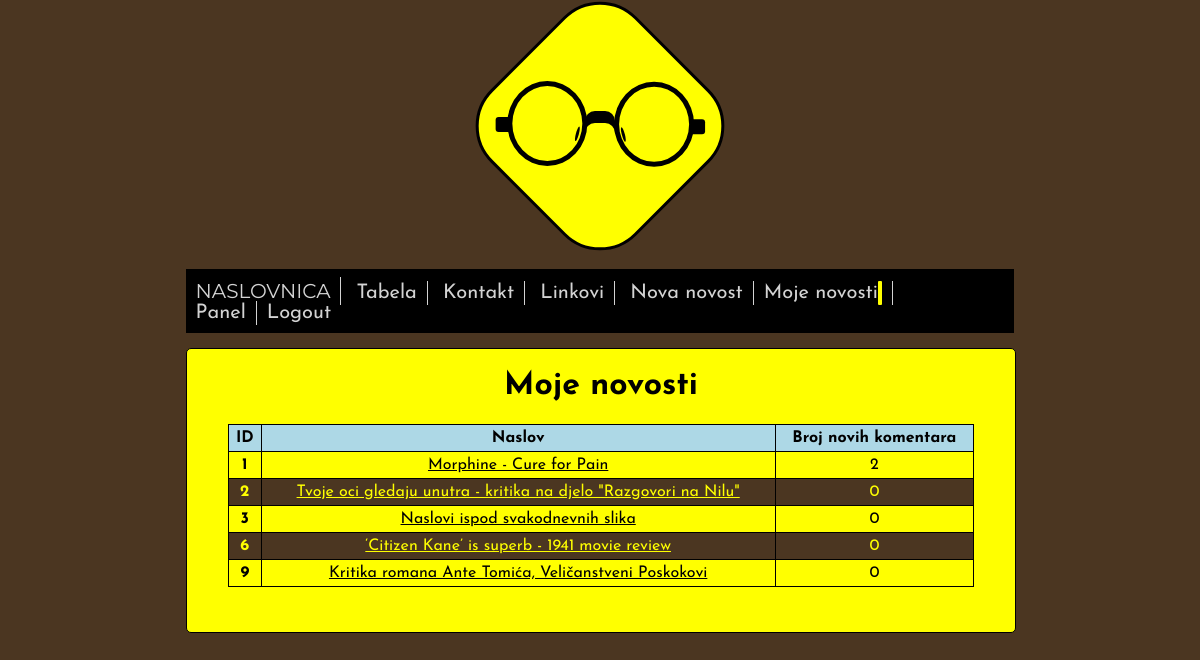
The page /mojenovosti.php (signed in) on the database its author committed.
### tables this page shows
CREATE TABLE IF NOT EXISTS `novost` (
  `id` int(11) NOT NULL AUTO_INCREMENT,
  `autorid` int(11) NOT NULL,
  `naslov` varchar(100) NOT NULL,
  `url` varchar(255) NOT NULL,
  `tekst` text NOT NULL,
  `komentari` tinyint(1) NOT NULL,
  `datum` datetime NOT NULL,
  PRIMARY KEY (`id`),
  KEY `fk_novost_korisnik_idx` (`autorid`)
);

### mojenovosti.php (the view, shortened to what this page needs)
<html>
  <head>
    <link rel="stylesheet" type="text/css" href="stil.css">
    <link rel="stylesheet" href="logo2.css" media="screen" title="no title">
  </head>
  <body>
    <div class="baza">
      <div class="most">
        <div class="most1">
        </div>
      </div>
      <div class="okvir desno">
      </div>
      <div class="okvir lijevo">
      </div>
      <div class="rub" id="lijevi-rub">
      </div>
      <div class="rub" id="desni-rub">
      </div>
      <div class="gumica" id="lijeva-gumica">
      </div>
      <div class="gumica" id="desna-gumica">
      </div>
    </div>
    <div class="stranica">
        <div class="navpozicija">
          <nav class="navigacija">
            <a href="index.php">NASLOVNICA</a>
            <a href="tabela.php">Tabela</a>
            <a href="kontakt.php">Kontakt</a>
            <a href="linkovi.php">Linkovi</a>
            <?php
              if(isset($_SESSION['user'])){
                print '<a href="dodavanje.php">Nova novost</a>';
                print '<a href="mojenovosti.php">Moje novosti <span id="broj-novosti"></span></a>';
                if($_SESSION['admin']==1) print '<a href="panel.php">Panel</a>';
                else print '<a href="promjenasifre.php">Promjena sifre</a>';
                print '<a href="login.php?action=logout">Logout</a>';
              }
              else{
                print '<a href="login.php">Login</a>';
              }
             ?>
          </nav>
        </div>
      <div class="glavni-citav autovisina">
        <h1>Moje novosti</h1>
        <?php
          print "<table>";
          print "<tr>";
          print "<th>ID</th>";
          print "<th>Naslov</th>";
          print "<th>Broj novih komentara</th>";
          print "</tr>";
          $veza = new PDO("mysql:dbname=spirala4;host=localhost;charset=utf8", "spirala4", "spirala4");
          $veza->exec("set names utf8");
          $rezultat = $veza ->query("SELECT id, autorid, naslov, komentari from novost where autorid=".$_SESSION['id']);
          foreach ($rezultat as $novost) {
            print "<tr>";
            print "<td>".$novost['id']."</td>";
            print "<td><a href='novost.php?id=".$novost['id']."'>".$novost['naslov']."</a></td>";
            $upitnovikomentari= $veza -> query("SELECT COUNT(*) from komentar where novostid=".$novost['id']." AND novikomentar=1");
            $brojkomentara = $upitnovikomentari -> fetchColumn();
            print "<td>".$brojkomentara."</td>";
            print "</tr>";
          }
          print "</table>";
         ?>
      </div>
    </div>
  </body>
</html>

### stil.css (style rules this page uses)
body { background-color: #4B3621; font-family: 'Josefin Sans', sans-serif; }
.stranica { margin-left: 15%; width: 70%; }
.navpozicija { position: relative; margin: auto; }
.navigacija { overflow: visible; width: 100%; padding-top: 10px; padding-bottom: 10px; margin: 40px 0px; margin-top: 40px; margin-bottom: 15px; box-sizing: border-box; background-color: black; }
.navigacija>a { box-sizing: border-box; text-decoration: none; font-family: 'Josefin Sans', sans-serif; color: lightgray; font-size: 20px; border-right: 1px solid lightgray; padding:2px 10px; overflow: hidden; width: 125%; }
.navigacija>a:first-child { font-family: 'Montserrat', sans-serif; }
.navigacija>a:last-child { border-right: none; }
.glavni-citav { background-color: yellow; width: 100%; height: 500px; border-radius: 5px; border: 1px solid black; }
.glavni-citav>h1,.glavni-citav>h3 { text-align: center; }
table { width: 90%; border-collapse: collapse; margin: auto; }
table, th, td { border: 1px solid black; }
table { margin-bottom: 45px; }
th, td { text-align: center; vertical-align: middle; padding: 5px; }
th { background-color: lightblue; }
tr:nth-child(odd) { background-color: #4B3621; color: yellow; }
tr:first-child { color: black; }
td:first-child { font-weight: bold; }
tr a { color: inherit; }
.autovisina { height: auto; }
#broj-novosti { background: yellow none repeat scroll 0% 0%; color: black; padding: 2px; border-radius: 1px; }

### logo2.css (style rules this page uses)
.baza { background-color: yellow; border: 3px solid black; height: 200px; width: 200px; margin: auto; -ms-transform: rotate(30deg); -webkit-transform: rotate(20deg); -moz-transform: rotate(20deg); transform: rotate(45deg); border-radius: 25%; margin-top: 23px; }
.most { position: absolute; background-color: black; height: 30px; width: 30px; margin-left: 85px; margin-top: 85px; transform: rotate(-45deg); border-radius: 33%; }
.most1 { position: absolute; background-color: yellow; height: 30px; width: 30px; margin-top: 12px; border-radius: 33%; }
.okvir { position: absolute; background-color: transparent; height: 75px; width: 70px; border: 5px solid black; border-radius: 50%; z-index: 1; transform: rotate(-45deg); }
.desno { margin-left: 97px; margin-top: 18px; }
.lijevo { margin-left: 21px; margin-top: 93px; }
.rub { position: absolute; background-color: black; height: 15px; width: 15px; border-radius: 3px; transform: rotate(-45deg); }
.gumica { position: absolute; background-color: black; height: 15px; width: 3px; border-radius: 50%; }
#lijevi-rub { margin-top: 24px; margin-left: 162px; }
#desni-rub { margin-top: 160px; margin-left: 23px; }
#lijeva-gumica { margin-top: 82px; margin-left: 121px; transform: rotate(-60deg); }
#desna-gumica { margin-top: 114px; margin-left: 88px; transform: rotate(-30deg); }

### rows shown on the page
novost: id "1", naslov "Morphine - Cure for Pain", brojkomentara "2"
novost: id "2", naslov "Tvoje oci gledaju unutra - kritika na djelo \"Razgovori na Nilu\"", brojkomentara "0"
novost: id "3", naslov "Naslovi ispod svakodnevnih slika", brojkomentara "0"
novost: id "6", naslov "‘Citizen Kane’ is superb - 1941 movie review", brojkomentara "0"
novost: id "9", naslov "Kritika romana Ante Tomića, Veličanstveni Poskokovi", brojkomentara "0"
